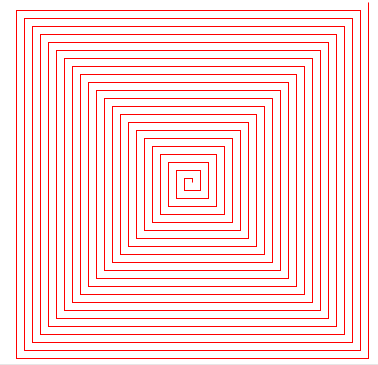

Generate this figure with Python:
# square spirals
from turtle import *

speed(10)
hideturtle()

for i in range(0, 360, 4):
    forward(i)
    left(90)

done()
